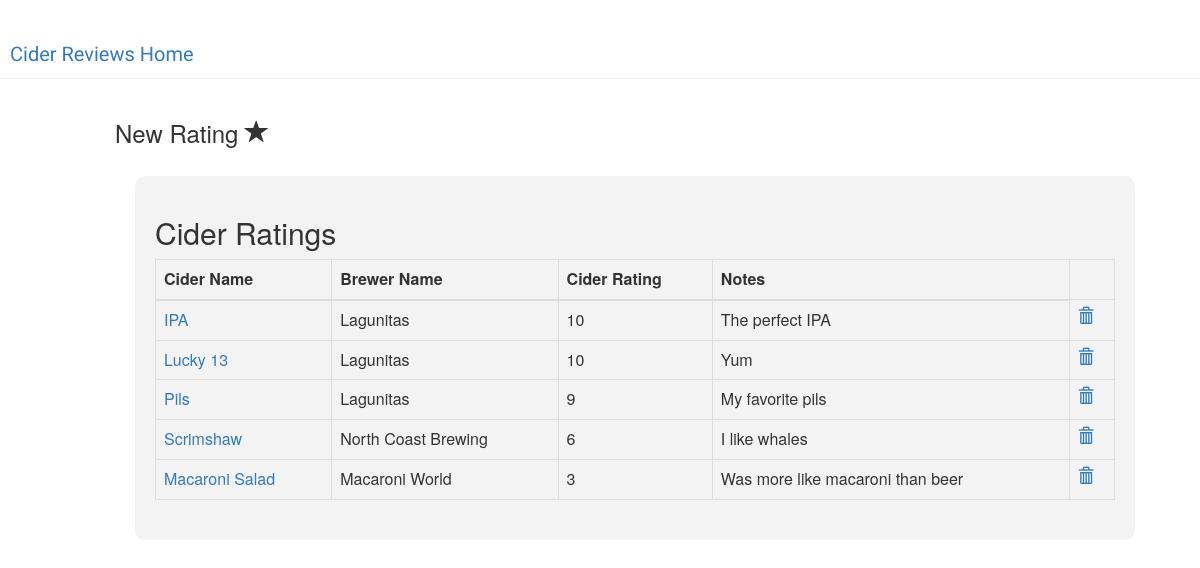
The page / on the database its author committed.
### ratings/models.py (models this page shows)
class Rating(models.Model):
    beer_name = models.CharField(blank=False, max_length=50)
    brewer_name = models.CharField(max_length=50, blank=True)
    score = models.PositiveIntegerField(validators=[MinValueValidator(1), MaxValueValidator(10)])
    notes = models.CharField(max_length=200, blank=True)

### ratings/views.py (the view, shortened to what this page needs)
# urls.py: 2. Add a URL to urlpatterns:  url(r'^$', views.home, name='home')
def home(request):
    form = RatingForm()
    return render(request, 'ratings/home.html', {'ratings': Rating.objects.all().order_by('-score'), 'form': form})

### templates/ratings/home.html (shortened to what this page needs)
{% extends "base.html" %}
{% block content %}
  <div class="container-fluid">
    <div class="row">
      <div class="col-sm-10 col-sm-offset-1">
        <div class="show-rating-form">
          <h3>New Rating  <span class="glyphicon glyphicon-star"></span></h3>
            </div>
          <div class="rating-listing" class="col-sm-10 col-sm-offset-1">
            <h2>Cider Ratings</h2>
              <table class="table table-bordered">
                <thead>
                  <tr>
                    <th>Cider Name</th>
                    <th>Brewer Name</th>
                    <th>Cider Rating</th>
                    <th>Notes</th>
                  </tr>
                </thead>
                <tbody>
                  {% for rating in ratings %}
                    <tr>
                      <td><a href="{% url 'rating_detail' pk=rating.pk %}">{{ rating.beer_name }}</a></td>
                      <td>{{ rating.brewer_name }}</td>
                      <td>{{ rating.score }}</td>
                      <td>{{ rating.notes }}</td>
                      <td><a href="{% url 'rating_delete' pk=rating.pk %}"><span class="glyphicon glyphicon-trash"</span></a></td>
                    </tr>
          {% endfor %}
                </tbody>
              </table>
          </div>
      </div>
    </div>
  </div>
{% endblock %}

### templates/base.html (shortened to what this page needs)
{% load staticfiles %}
<html>
<head>
  <link rel="stylesheet" href="//maxcdn.bootstrapcdn.com/bootstrap/3.2.0/css/bootstrap.min.css">
  <link rel="stylesheet" href="//maxcdn.bootstrapcdn.com/bootstrap/3.2.0/css/bootstrap-theme.min.css">
  <link rel="stylesheet" type="text/css" href="/static/style.css">
</head>
<body>
    <div class="main">
        <div class='page-header'>
            <a href="{% url 'home' %}" class="logo">Cider Reviews Home</a>
        </div>
    </div>
{% block content %}
{% endblock %}
</body>
</html>

### ratings/static/style.css (style rules this page uses)
.page-header { font-size: 30px; font-family: 'Lobster Two', cursive; }
.logo { margin: 10px; font-size: 20px; }
.rating-listing { background: rgb(54, 25, 25); background: rgba(54, 25, 25, .05); padding: 20px; margin: 20px; width: 1000px; border-radius: 10px; position: absolute; }

### rows shown on the page
Rating: beer_name "IPA", brewer_name "Lagunitas", score "10", notes "The perfect IPA"
Rating: beer_name "Lucky 13", brewer_name "Lagunitas", score "10", notes "Yum"
Rating: beer_name "Pils", brewer_name "Lagunitas", score "9", notes "My favorite pils"
Rating: beer_name "Scrimshaw", brewer_name "North Coast Brewing", score "6", notes "I like whales"
Rating: beer_name "Macaroni Salad", brewer_name "Macaroni World", score "3", notes "Was more like macaroni than beer"
